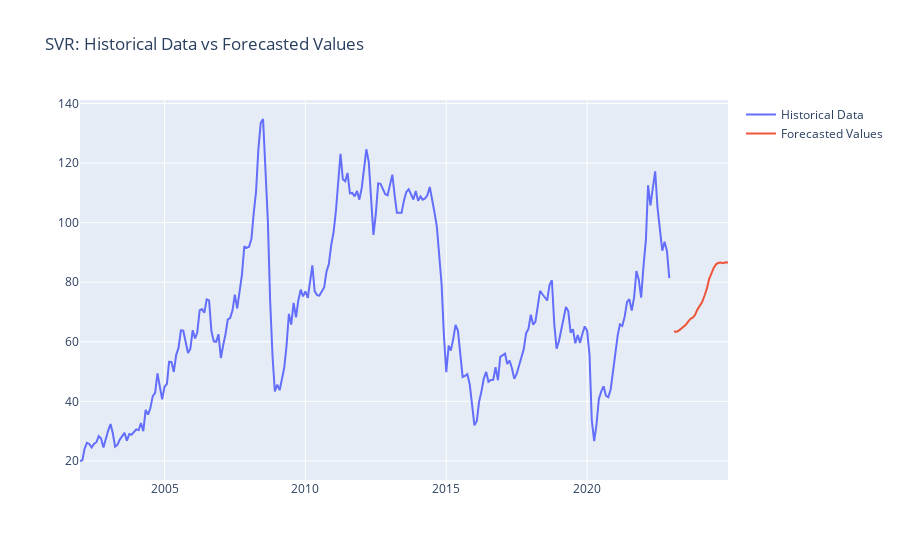

Notebook source saved alongside this figure:
### Code cell
#%%

fig_svr = go.Figure()
fig_svr.add_trace(go.Scatter(x=data.index, y=data['Price'], mode='lines', name='Historical Data'))
fig_svr.add_trace(go.Scatter(x=future_dates, y=svr_forecast, mode='lines', name='Forecasted Values'))
fig_svr.update_layout(title='SVR: Historical Data vs Forecasted Values')
fig_svr.show()

### Figure 1 — Plotly figure (JSON) as saved in the notebook; plotly's stock layout.template omitted (floating-point values rounded to 4 significant figures; data arrays with more than 128 entries replaced by an {"elided": "..."} marker saying what was removed)
{"data": [{"mode": "lines", "name": "Historical Data", "type": "scatter", "x": {"elided": "252 str values"}, "y": {"elided": "252 float values"}}, {"mode": "lines", "name": "Forecasted Values", "type": "scatter", "x": ["2023-01-31T00:00:00", "2023-02-28T00:00:00", "2023-03-31T00:00:00", "2023-04-30T00:00:00", "2023-05-31T00:00:00", "2023-06-30T00:00:00", "2023-07-31T00:00:00", "2023-08-31T00:00:00", "2023-09-30T00:00:00", "2023-10-31T00:00:00", "2023-11-30T00:00:00", "2023-12-31T00:00:00", "2024-01-31T00:00:00", "2024-02-29T00:00:00", "2024-03-31T00:00:00", "2024-04-30T00:00:00", "2024-05-31T00:00:00", "2024-06-30T00:00:00", "2024-07-31T00:00:00", "2024-08-31T00:00:00", "2024-09-30T00:00:00", "2024-10-31T00:00:00", "2024-11-30T00:00:00", "2024-12-31T00:00:00"], "y": [63.51, 63.32, 63.68, 64.36, 64.92, 65.61, 66.69, 67.66, 68.11, 69.0, 70.8, 72.27, 73.31, 75.35, 77.73, 81.02, 83.22, 84.87, 86.07, 86.5, 86.62, 86.4, 86.67, 86.65]}], "layout": {"title": {"text": "SVR: Historical Data vs Forecasted Values"}}}
